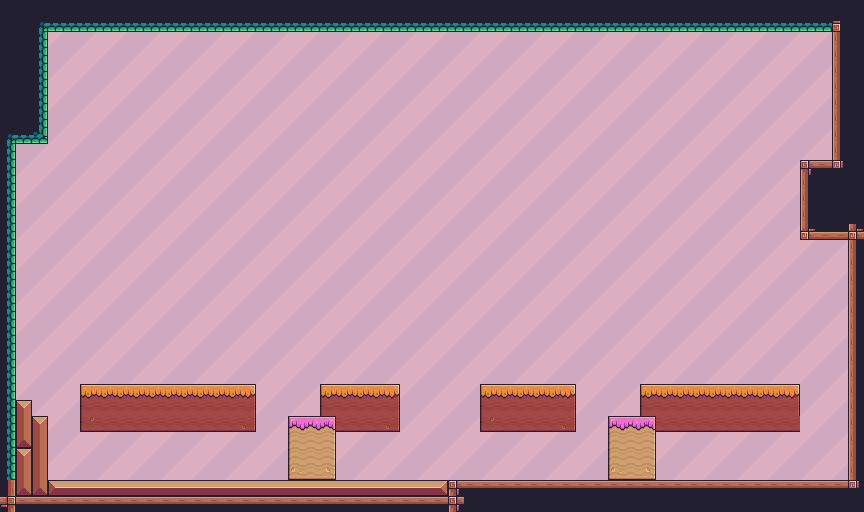

A level layout from a 2D game, rendered from its tile map. Below: a short description, then the map file with tile-grid data replaced by summaries:
An orthogonal 54x32 tile map with 16x16 px tiles, 2 tile layers (Background, Midground), 2 tilesets and 18 objects.

<map version="1.5" tiledversion="1.7.2" orientation="orthogonal" renderorder="right-down" width="54" height="32" tilewidth="16" tileheight="16" infinite="0" nextlayerid="6" nextobjectid="19">
 <editorsettings>
  <export target="../maps/level1.lua" format="lua" />
 </editorsettings>
 <tileset firstgid="1" name="Terrain (16x16)" tilewidth="16" tileheight="16" tilecount="242" columns="22">
  <image source="graphics/Terrain/Terrain (16x16).png" width="352" height="176" />
 </tileset>
 <tileset firstgid="243" name="Pink" tilewidth="16" tileheight="16" tilecount="16" columns="4">
  <image source="graphics/Background/Pink.png" width="64" height="64" />
 </tileset>
 <layer id="3" name="Background" width="54" height="32">
  <data>[1728 cells, 1512 non-empty, 16 distinct tile ids]</data>
 </layer>
 <layer id="1" name="Midground" width="54" height="32">
  <data>[1728 cells, 436 non-empty, 40 distinct tile ids]</data>
 </layer>
 <objectgroup id="5" name="Player" visible="0">
  <object id="13" x="96.5265" y="354.777" width="32" height="32" />
 </objectgroup>
 <objectgroup id="4" name="Platforms" visible="0">
  <object id="9" x="79.592" y="384.413" width="176.119" height="11.8541" />
  <object id="10" x="640.123" y="385.259" width="159.185" height="11.8541" />
  <object id="11" x="480.939" y="385.259" width="93.1401" height="11.8541" />
  <object id="12" x="322.178" y="384.413" width="75.3588" height="11.8541" />
  <object id="14" x="47.4163" y="480.939" width="399.654" height="11.8541" />
  <object id="15" x="16.9345" y="417.435" width="31.3288" height="77.0519" />
  <object id="16" x="17.7812" y="401.347" width="12.7009" height="88.906" />
  <object id="17" x="287.886" y="417.435" width="47.417" height="11.8541" />
  <object id="18" x="607.101" y="416.588" width="47.417" height="11.8541" />
 </objectgroup>
 <objectgroup id="2" name="Bounds" visible="0">
  <object id="1" x="0.846724" y="11.8541" width="45.7231" height="131.242" />
  <object id="2" x="1.69344" y="144.366" width="13.5476" height="365.784" />
  <object id="3" x="11.0074" y="496.604" width="448.764" height="13.5474" />
  <object id="4" x="447.917" y="480.939" width="415.742" height="27.9417" />
  <object id="5" x="847.994" y="0.846814" width="16.0884" height="492.793" />
  <object id="6" x="799.73" y="160.878" width="46.5704" height="77.8984" />
  <object id="7" x="831.906" y="1.69354" width="15.2417" height="211.681" />
  <object id="8" x="-1.2704" y="-1.69336" width="844.184" height="32.1753" />
 </objectgroup>
</map>
